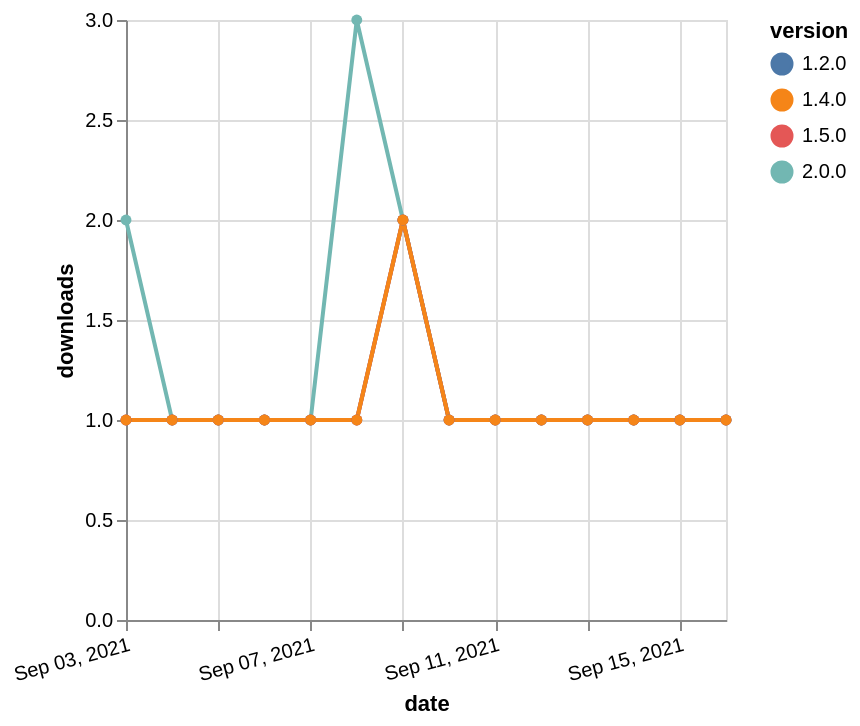

Vega-Lite specification stored for this chart:
### Vega-Lite specification from a JSON file in a GitHub repository (floating-point values rounded to 4 significant figures)
{"$schema": "https://vega.github.io/schema/vega-lite/v5.json", "description": "A simple bar chart with embedded data.", "data": {"values": [{"date": "2021-09-03", "total": 127, "delta": 2, "version": "2.0.0"}, {"date": "2021-09-04", "total": 128, "delta": 1, "version": "2.0.0"}, {"date": "2021-09-05", "total": 129, "delta": 1, "version": "2.0.0"}, {"date": "2021-09-06", "total": 130, "delta": 1, "version": "2.0.0"}, {"date": "2021-09-07", "total": 131, "delta": 1, "version": "2.0.0"}, {"date": "2021-09-08", "total": 134, "delta": 3, "version": "2.0.0"}, {"date": "2021-09-09", "total": 136, "delta": 2, "version": "2.0.0"}, {"date": "2021-09-10", "total": 137, "delta": 1, "version": "2.0.0"}, {"date": "2021-09-11", "total": 138, "delta": 1, "version": "2.0.0"}, {"date": "2021-09-12", "total": 139, "delta": 1, "version": "2.0.0"}, {"date": "2021-09-13", "total": 140, "delta": 1, "version": "2.0.0"}, {"date": "2021-09-14", "total": 141, "delta": 1, "version": "2.0.0"}, {"date": "2021-09-15", "total": 142, "delta": 1, "version": "2.0.0"}, {"date": "2021-09-16", "total": 143, "delta": 1, "version": "2.0.0"}, {"date": "2021-09-03", "total": 290, "delta": 1, "version": "1.2.0"}, {"date": "2021-09-04", "total": 291, "delta": 1, "version": "1.2.0"}, {"date": "2021-09-05", "total": 292, "delta": 1, "version": "1.2.0"}, {"date": "2021-09-06", "total": 293, "delta": 1, "version": "1.2.0"}, {"date": "2021-09-07", "total": 294, "delta": 1, "version": "1.2.0"}, {"date": "2021-09-08", "total": 295, "delta": 1, "version": "1.2.0"}, {"date": "2021-09-09", "total": 297, "delta": 2, "version": "1.2.0"}, {"date": "2021-09-10", "total": 298, "delta": 1, "version": "1.2.0"}, {"date": "2021-09-11", "total": 299, "delta": 1, "version": "1.2.0"}, {"date": "2021-09-12", "total": 300, "delta": 1, "version": "1.2.0"}, {"date": "2021-09-13", "total": 301, "delta": 1, "version": "1.2.0"}, {"date": "2021-09-14", "total": 302, "delta": 1, "version": "1.2.0"}, {"date": "2021-09-15", "total": 303, "delta": 1, "version": "1.2.0"}, {"date": "2021-09-16", "total": 304, "delta": 1, "version": "1.2.0"}, {"date": "2021-09-03", "total": 203, "delta": 1, "version": "1.5.0"}, {"date": "2021-09-04", "total": 204, "delta": 1, "version": "1.5.0"}, {"date": "2021-09-05", "total": 205, "delta": 1, "version": "1.5.0"}, {"date": "2021-09-06", "total": 206, "delta": 1, "version": "1.5.0"}, {"date": "2021-09-07", "total": 207, "delta": 1, "version": "1.5.0"}, {"date": "2021-09-08", "total": 208, "delta": 1, "version": "1.5.0"}, {"date": "2021-09-09", "total": 210, "delta": 2, "version": "1.5.0"}, {"date": "2021-09-10", "total": 211, "delta": 1, "version": "1.5.0"}, {"date": "2021-09-11", "total": 212, "delta": 1, "version": "1.5.0"}, {"date": "2021-09-12", "total": 213, "delta": 1, "version": "1.5.0"}, {"date": "2021-09-13", "total": 214, "delta": 1, "version": "1.5.0"}, {"date": "2021-09-14", "total": 215, "delta": 1, "version": "1.5.0"}, {"date": "2021-09-15", "total": 216, "delta": 1, "version": "1.5.0"}, {"date": "2021-09-16", "total": 217, "delta": 1, "version": "1.5.0"}, {"date": "2021-09-03", "total": 213, "delta": 1, "version": "1.4.0"}, {"date": "2021-09-04", "total": 214, "delta": 1, "version": "1.4.0"}, {"date": "2021-09-05", "total": 215, "delta": 1, "version": "1.4.0"}, {"date": "2021-09-06", "total": 216, "delta": 1, "version": "1.4.0"}, {"date": "2021-09-07", "total": 217, "delta": 1, "version": "1.4.0"}, {"date": "2021-09-08", "total": 218, "delta": 1, "version": "1.4.0"}, {"date": "2021-09-09", "total": 220, "delta": 2, "version": "1.4.0"}, {"date": "2021-09-10", "total": 221, "delta": 1, "version": "1.4.0"}, {"date": "2021-09-11", "total": 222, "delta": 1, "version": "1.4.0"}, {"date": "2021-09-12", "total": 223, "delta": 1, "version": "1.4.0"}, {"date": "2021-09-13", "total": 224, "delta": 1, "version": "1.4.0"}, {"date": "2021-09-14", "total": 225, "delta": 1, "version": "1.4.0"}, {"date": "2021-09-15", "total": 226, "delta": 1, "version": "1.4.0"}, {"date": "2021-09-16", "total": 227, "delta": 1, "version": "1.4.0"}]}, "width": "container", "mark": {"type": "line", "point": {"filled": true}}, "encoding": {"x": {"field": "date", "type": "temporal", "timeUnit": "yearmonthdate", "title": "date", "axis": {"labelAngle": -15}}, "y": {"field": "delta", "type": "quantitative", "title": "downloads"}, "color": {"field": "version", "type": "nominal"}, "tooltip": {"field": "delta"}}}
